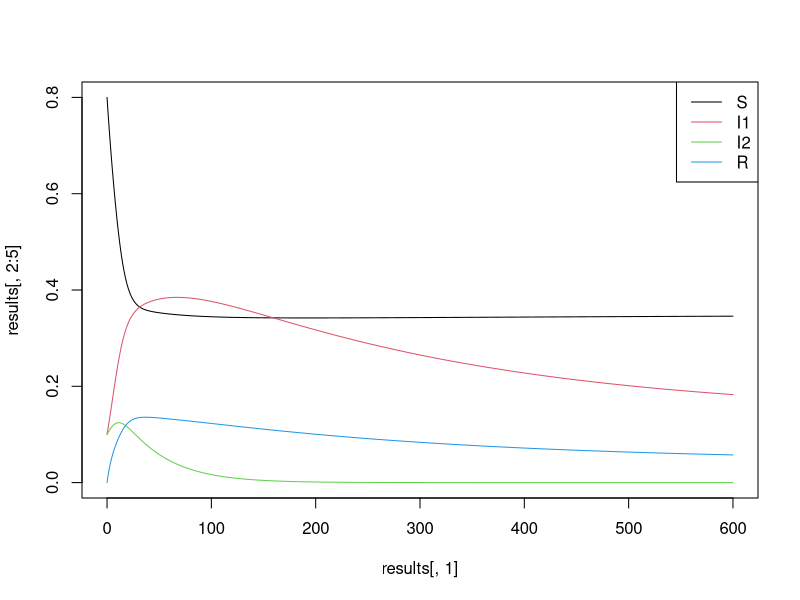

Write R code to recreate this figure.
## Load deSolve package
library(deSolve)


## Define as a function
epi203 <- function(pars) {

    ## Show parameters
    print(pars)

    ## Additional parameters
    times <- seq(from = 0, to = 600, by = 1)              # we want to run the model for 3000 time steps
    yinit <- c(Susc = 0.8, Infected1 = 0.1, Infected2 = 0.1, Recovered = 0) # this parameter sets the initial conditions

    ## below is the code for the actual model including the equations that you should recognize
    SIR_model <- function(times, yinit, pars){

    with(as.list(c(yinit,pars)), {
            dSusc <- birth - natural_death*Susc - beta1*Infected1*Susc - beta2*Infected2*Susc + loss_of_immunity*Recovered
            dInfected1  <- beta1*Infected1*Susc - recovery1*Infected1 - virus_death1*Infected1 - natural_death*Infected1
            dInfected2 <- beta2*Infected2*Susc - recovery2*Infected2 - virus_death2*Infected2 - natural_death*Infected2
            dRecovered <- recovery1*Infected1 + recovery2*Infected2 - natural_death*Recovered - loss_of_immunity*Recovered

            return(list(c(dSusc, dInfected1, dInfected2, dRecovered)))
        })
    }

    ## run the ode solver for the function specified (function defined above is used)
    ## return the value of each compartment (Susc, Infected, Recovered) for each time step.
    results <- ode(func = SIR_model, times = times, y = yinit, parms = pars)
    results <- as.data.frame(results)

    ## Return result
    return(results)
}

##############################################################################

death_rate_c = 0.01

# Define the parameters for days infected as a function of virulence
n = 6
w = 8
c = 0.005
r = 200000



R0_1 = 3.0
virus_death1 = death_rate_c/R0_1
# https://www.desmos.com/calculator/ymr7o1cmye
days_infected1 = exp(-r*(virus_death1-c)*(virus_death1-c))*w + n
recover_rate1 = 1/days_infected1
beta1 = R0_1*recover_rate1

R0_2 = 2.1
virus_death2 = death_rate_c/R0_2
days_infected2 = exp(-r*(virus_death2-c)*(virus_death2-c))*w + n
recover_rate2 = 1/days_infected2
beta2 = R0_2*recover_rate2

test.pars <- c(beta1 = beta1, recovery1 = recover_rate1, virus_death1 = virus_death1, beta2 = beta2, recovery2 = recover_rate2, virus_death2 = virus_death2, loss_of_immunity = 0.3, natural_death = 0.001, birth = 0.001)
results   <- epi203(test.pars)

print(days_infected1)
print(days_infected2)

##############################################################################
## Plotting
matplot(results[, 1], results[, 2:5], type="l", lty=1)
legend("topright", col=1:4, legend=c("S", "I1", "I2", "R"), lwd=1)
